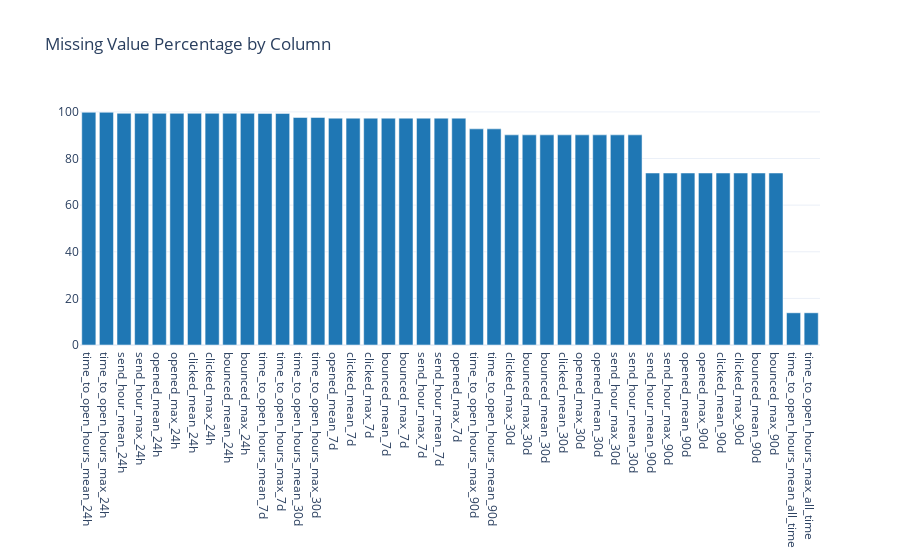

Notebook cell for this chart:
### Markdown cell above
## 3.5 Missing Value Analysis

**📖 Interpretation Guide:**
- **MCAR (Missing Completely at Random)**: Missing values have no pattern - safe to impute with mean/median
- **MAR (Missing at Random)**: Missingness depends on other observed variables - use regression imputation
- **MNAR (Missing Not at Random)**: Missingness depends on the missing value itself - create missing indicator

**⚠️ What to Watch For:**
- Columns with >50% missing may need to be dropped
- Highly correlated missing patterns suggest MAR
- ID columns with missing values indicate data integrity issues

### Code cell
missing_data = []
for col_name, col_info in findings.columns.items():
    null_count = col_info.universal_metrics.get("null_count", 0)
    null_pct = col_info.universal_metrics.get("null_percentage", 0)
    if null_count > 0:
        missing_data.append({
            "Column": col_name,
            "Missing Count": null_count,
            "Missing %": f"{null_pct:.2f}%"
        })

if missing_data:
    missing_df = pd.DataFrame(missing_data).sort_values("Missing Count", ascending=False)
    print("Columns with Missing Values:")
    display(missing_df)
    
    fig = charts.bar_chart(
        missing_df["Column"].tolist(),
        [float(x.replace("%", "")) for x in missing_df["Missing %"].tolist()],
        title="Missing Value Percentage by Column"
    )
    display_figure(fig)
else:
    print("No missing values detected.")

### Figure 1 — Plotly figure (JSON) as saved in the notebook; plotly's stock layout.template omitted (floating-point values rounded to 4 significant figures)
{"data": [{"marker": {"color": "#1f77b4"}, "type": "bar", "x": ["time_to_open_hours_mean_24h", "time_to_open_hours_max_24h", "send_hour_mean_24h", "send_hour_max_24h", "opened_mean_24h", "opened_max_24h", "clicked_mean_24h", "clicked_max_24h", "bounced_mean_24h", "bounced_max_24h", "time_to_open_hours_mean_7d", "time_to_open_hours_max_7d", "time_to_open_hours_mean_30d", "time_to_open_hours_max_30d", "opened_mean_7d", "clicked_mean_7d", "clicked_max_7d", "bounced_mean_7d", "bounced_max_7d", "send_hour_max_7d", "send_hour_mean_7d", "opened_max_7d", "time_to_open_hours_max_90d", "time_to_open_hours_mean_90d", "clicked_max_30d", "bounced_max_30d", "bounced_mean_30d", "clicked_mean_30d", "opened_max_30d", "opened_mean_30d", "send_hour_max_30d", "send_hour_mean_30d", "send_hour_mean_90d", "send_hour_max_90d", "opened_mean_90d", "opened_max_90d", "clicked_mean_90d", "clicked_max_90d", "bounced_mean_90d", "bounced_max_90d", "time_to_open_hours_mean_all_time", "time_to_open_hours_max_all_time"], "y": [99.86, 99.86, 99.4, 99.4, 99.4, 99.4, 99.4, 99.4, 99.4, 99.4, 99.36, 99.36, 97.62, 97.62, 97.32, 97.32, 97.32, 97.32, 97.32, 97.32, 97.32, 97.32, 92.74, 92.74, 90.16, 90.16, 90.16, 90.16, 90.16, 90.16, 90.16, 90.16, 73.79, 73.79, 73.79, 73.79, 73.79, 73.79, 73.79, 73.79, 13.81, 13.81]}], "layout": {"title": {"text": "Missing Value Percentage by Column"}, "xaxis": {"title": {}}, "yaxis": {"title": {}}}}
